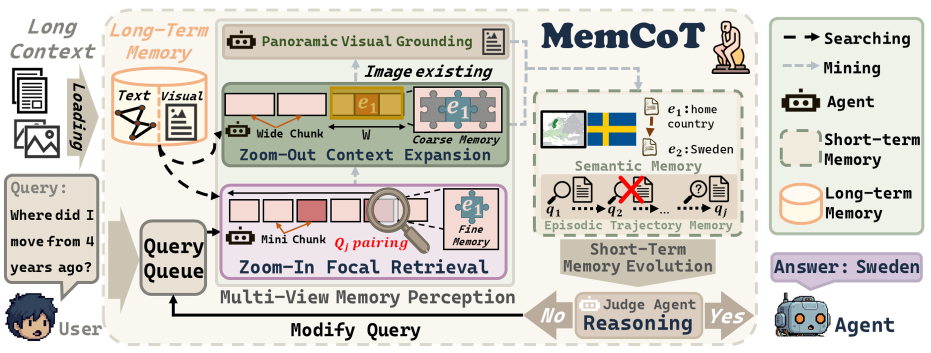
#> input picture asset/image.png, 1861 x 705 px, found by its file name (shown at 1/2 size)
$ python resize_for_512tokens.py -i /path/to/image.png
#> lines starting #> are read from the running program, lines starting #| are printed output that depends on the picture
#!/usr/bin/env python3
"""
将图片缩放至约 512 tokens 的分辨率（针对 patch-based 模型，如 gpt-4.1-mini）。

Token 估算（patch-based，32×32 patches，multiplier 1.62）：
  token ≈ ceil(W/32) * ceil(H/32) * 1.62
  512 tokens → ~316 patches → 约 576×576（18×18=324 patches → ~525 tokens）

注：gpt-4o-mini (tile-based) 单图最少 ~2.8k tokens，无法达到 512。
    gpt-4o (tile-based) 最小约 4 tiles = 765 tokens。

Usage:
  python resize_for_512tokens.py -i /path/to/image.png
  python resize_for_512tokens.py -i in.png -o out.png --max-side 576
"""

import argparse
from pathlib import Path

from PIL import Image


def resize_for_target_tokens(
    img_path: str | Path,
    out_path: str | Path | None = None,
    target_tokens: int = 512,
    multiplier: float = 1.62,
) -> Path:
    """
    缩放图片使 patch-based 模型消耗约 target_tokens。

    target_tokens ≈ patches * multiplier  →  patches ≈ target_tokens / multiplier
    保持宽高比，长边不超过 max_side。
    """
#> called with img_path = '/path/to/image.png', target_tokens = 512, multiplier = 1.62
    img_path = Path(img_path)
    if out_path is None:
        out_path = img_path.parent / f"{img_path.stem}_512tok{img_path.suffix}"
    out_path = Path(out_path)
    out_path.parent.mkdir(parents=True, exist_ok=True)

    patches_target = target_tokens / multiplier  # ~316 for 512 tokens
    img = Image.open(img_path).convert("RGB")
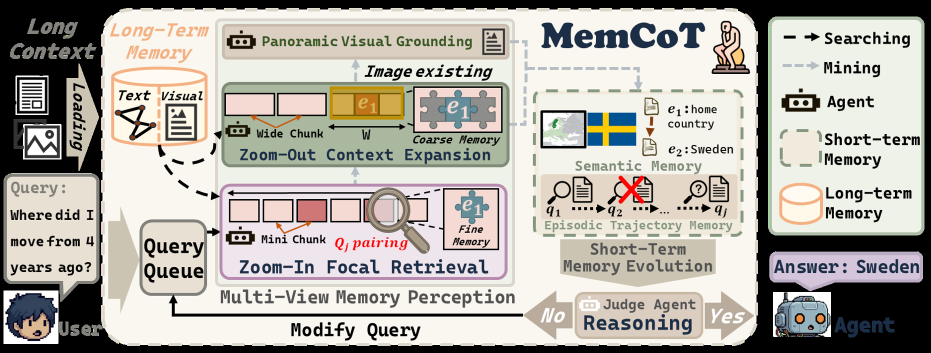
#> img: PIL image 1861x705 RGB (shown at 1/2 size); mean R, G, B 176.7, 173.2, 165.9
    w, h = img.size
#> w = 1861; h = 705
    ratio = min(w, h) / max(w, h)  # <1 for non-square
#> ratio = 0.379
    # 非正方形需更大边长：max_side ≈ 32 * sqrt(patches_target / ratio)
    max_side = int(32 * (patches_target / max(ratio, 0.3)) ** 0.5)
#> max_side = 924

    if max(w, h) <= max_side:
        # 已足够小，直接保存
        img.save(out_path, quality=95)
        print(f"Image already small enough ({w}×{h}), saved to {out_path}")
        return out_path

    # 按比例缩放，长边 = max_side
    scale = max_side / max(w, h)
#> scale = 0.497
    new_w = int(w * scale)
#> new_w = 924
    new_h = int(h * scale)
#> new_h = 350
    # 对齐到 32 的倍数（向上取整以接近目标 token 数）
    new_w = max(32, ((new_w + 31) // 32) * 32)
#> new_w = 928
    new_h = max(32, ((new_h + 31) // 32) * 32)
#> new_h = 352

    resized = img.resize((new_w, new_h), Image.Resampling.LANCZOS)
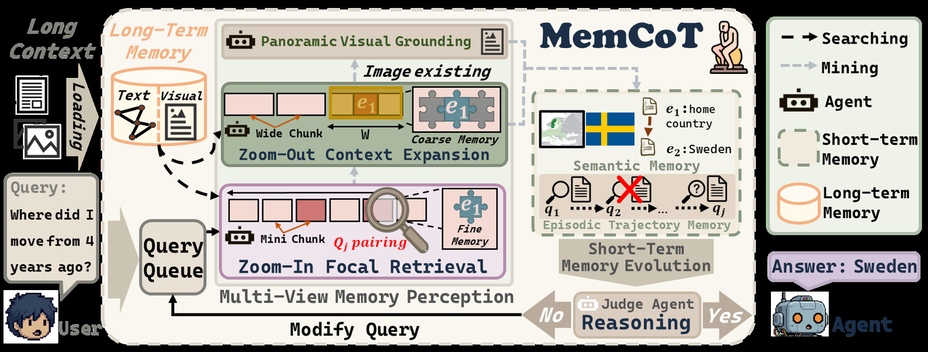
#> resized: PIL image 928x352 RGB; mean R, G, B 176.9, 173.5, 166.2
    resized.save(out_path, quality=95)

    patches = (new_w // 32) * (new_h // 32)
#> patches = 319
    est_tokens = int(patches * multiplier)
#> est_tokens = 516
    print(f"Resized {w}×{h} → {new_w}×{new_h}")
#| Resized 1861×705 → 928×352
    print(f"Estimated patches: {patches}, tokens: ~{est_tokens}")
#| Estimated patches: 319, tokens: ~516
    print(f"Saved: {out_path}")
    return out_path


def main():
    parser = argparse.ArgumentParser(description="Resize image for ~512 token usage")
    parser.add_argument("-i", "--input", required=True, help="Input image path")
    parser.add_argument("-o", "--output", default=None, help="Output path (default: input_512tok.ext)")
    parser.add_argument("--target-tokens", type=int, default=512, help="Target token count (default: 512)")
    args = parser.parse_args()

    resize_for_target_tokens(
        args.input,
        args.output,
        target_tokens=args.target_tokens,
    )


if __name__ == "__main__":
    main()
